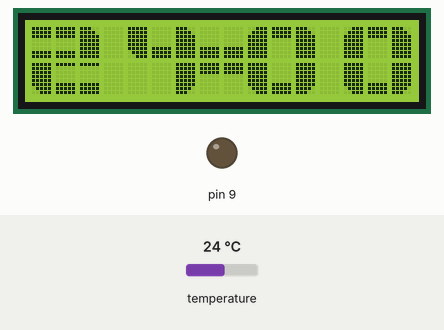
This sketch was run on a simulated Arduino Uno, built with avr-gcc and run on an emulated ATmega328P. Parts: 16×2 character LCD, output pins drawn as LEDs (lit = HIGH). The inputs (shaded band) are chosen by the test bench; at power-on: temperature 24 °C. EEPROM starts erased.

Above: at 1.0 s.
At 5.6 s:
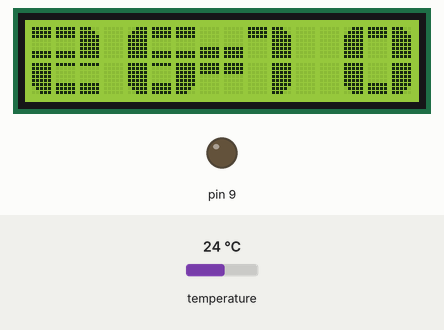
At 10.2 s:
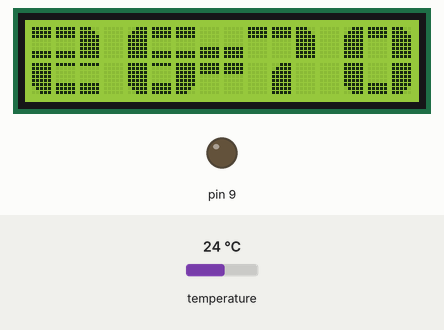
At 19.5 s:
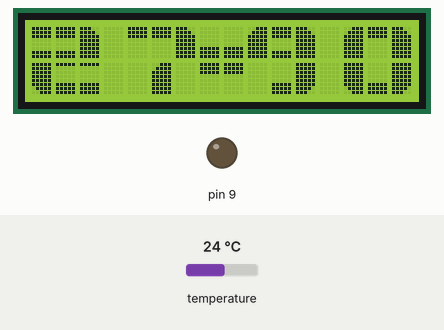
At 28.8 s:
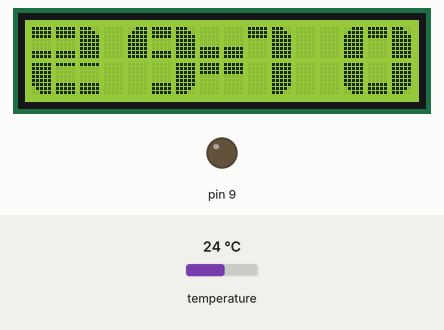
At 38.8 s:
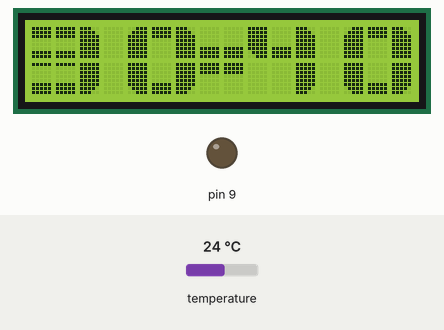

Measured:
- what the display in image 0 shows lasts 0.8 s, from 0.9 s to 1.7 s

The sketch:

temp_sensor.ino
```cpp
 /*
 * LCD RS pin to digital pin 12
 * LCD Enable pin to digital pin 11
 * LCD D4 pin to digital pin 5
 * LCD D5 pin to digital pin 4
 * LCD D6 pin to digital pin 3
 * LCD D7 pin to digital pin 2
 * LCD R/W pin to ground
 * LCD VSS pin to ground
 * LCD VCC pin to 5V
 * 10K resistor:
 * ends to +5V and ground
 * wiper to LCD VO pin (pin 3)
 *
 */

#include <OneWire.h>
#include <DallasTemperature.h>
#include <LiquidCrystal.h>

//zapis do pamieci
#include <EEPROM.h>

// initialize the interface pins
LiquidCrystal lcd(12, 11, 5, 4, 3, 2);

// the 8 arrays that form each segment of the custom numbers
byte LT[8] = {B00111, B01111, B11111, B11111, B11111, B11111, B11111, B11111};
byte UB[8] = {B11111, B11111, B11111, B00000, B00000, B00000, B00000, B00000};
byte RT[8] = {B11100, B11110, B11111, B11111, B11111, B11111, B11111, B11111};
byte LL[8] = {B11111, B11111, B11111, B11111, B11111, B11111, B01111, B00111};
byte LB[8] = {B00000, B00000, B00000, B00000, B00000, B11111, B11111, B11111};
byte LR[8] = {B11111, B11111, B11111, B11111, B11111, B11111, B11110, B11100};
byte UMB[8] = {B11111, B11111, B11111, B00000, B00000, B00000, B11111, B11111};
byte LMB[8] = {B11111, B00000, B00000, B00000, B00000, B11111, B11111, B11111};
byte CC[8] = {B00000, B00000, B00000, B00000, B00000, B01110, B01110, B01110};
int x = 0;

void custom0()
{
  lcd.setCursor(x, 0); lcd.write((byte)0); lcd.write(1); lcd.write(2); lcd.setCursor(x, 1); lcd.write(3); lcd.write(4); lcd.write(5);
}

void custom1()
{
  lcd.setCursor(x,0); lcd.write(1); lcd.write(2); lcd.setCursor(x+1,1); lcd.write(5);
}

void custom2()
{
  lcd.setCursor(x,0); lcd.write(6); lcd.write(6); lcd.write(2); lcd.setCursor(x, 1); lcd.write(3); lcd.write(7); lcd.write(7);
}

void custom3()
{
  lcd.setCursor(x,0); lcd.write(6); lcd.write(6); lcd.write(2); lcd.setCursor(x, 1); lcd.write(7); lcd.write(7); lcd.write(5);
}

void custom4()
{
  lcd.setCursor(x,0); lcd.write(3); lcd.write(4); lcd.write(2); lcd.setCursor(x+2, 1); lcd.write(5);
}

void custom5()
{
  lcd.setCursor(x,0); lcd.write((byte)0); lcd.write(6); lcd.write(6); lcd.setCursor(x, 1); lcd.write(7); lcd.write(7); lcd.write(5);
}

void custom6()
{
  lcd.setCursor(x,0); lcd.write((byte)0); lcd.write(6); lcd.write(6); lcd.setCursor(x, 1); lcd.write(3); lcd.write(7); lcd.write(5);
}

void custom7()
{
  lcd.setCursor(x,0); lcd.write(1); lcd.write(1); lcd.write(2); lcd.setCursor(x+1, 1); lcd.write((byte)0);
}

void custom8()
{
  lcd.setCursor(x,0); lcd.write((byte)0); lcd.write(6); lcd.write(2); lcd.setCursor(x, 1); lcd.write(3); lcd.write(7); lcd.write(5);
}

void custom9()
{
  lcd.setCursor(x,0); lcd.write((byte)0); lcd.write(6); lcd.write(2); lcd.setCursor(x+1, 1); lcd.write(4); lcd.write(5);
}
void customChar()
{
  lcd.setCursor(7,0); lcd.write(4);  lcd.write(4); lcd.setCursor(7,1); lcd.write(1); lcd.write(1);
}


void wirteLCD(int var)
{
  switch (var) {
    case 0:
        custom0();
      break;
    case 1:
        custom1();
      break;
    case 2:
        custom2();
      break;
    case 3:
        custom3();
      break;
    case 4:
        custom4();
      break;
    case 5:
        custom5();
      break;
    case 6:
        custom6();
      break;
    case 7:
        custom7();
      break;
    case 8:
        custom8();
      break;
    case 9:
        custom9();
      break;
  }
}

float temperature = 0;
float prevTemp = 0;
float tmax = 30;
unsigned long diodaTime = 0;
unsigned long lcdTime = 0;
bool trigger = false;
bool changeHour = true;
bool firstTime = true;

// dołączam przycisk
bool buttonStatusUP;
bool buttonStatusDOWN;
int buttonPinUP = 1;
int buttonPinDOWN = 0;
unsigned long timer = 0;

//zapis do pamieci
int addr = 0;

//cyfry na wyswietlaczu
int first = 0;
int second = 0;
int third = 0;
int fourth = 0;

// Data wire is plugged into port 2 on the Arduino
#define ONE_WIRE_BUS 8

// Setup a oneWire instance to communicate with any OneWire devices (not just Maxim/Dallas temperature ICs)
OneWire oneWire(ONE_WIRE_BUS);

// Pass our oneWire reference to Dallas Temperature.
DallasTemperature sensors(&oneWire);

void setup()
{
  // assignes each segment a write number
  lcd.createChar(0,LT);
  lcd.createChar(1,UB);
  lcd.createChar(2,RT);
  lcd.createChar(3,LL);
  lcd.createChar(4,LB);
  lcd.createChar(5,LR);
  lcd.createChar(6,UMB);
  lcd.createChar(7,LMB);

  // sets the LCD's rows and colums:
  lcd.begin(16, 2);

  Serial.begin(9600);
  // set up the LCD's number of columns and rows:
  lcd.begin(16, 2);
  pinMode(9, OUTPUT);

  //Dodaje przycisk
  pinMode(buttonPinUP, INPUT);
  pinMode(buttonPinDOWN, INPUT);

  //oczyt z pamieci
  tmax = EEPROM.read(addr);
}

bool isEqual(float var, float prev)
{
  return (var == prev);
}

void loop()
{
  sensors.requestTemperatures(); // Send the command to get temperatures
  temperature = sensors.getTempCByIndex(0);

  if(changeHour)
  {
    first = ( (String) (temperature * 100) ).substring(0, 1).toInt();
    second = ( (String) (temperature * 100) ).substring(1, 2).toInt();
    third = ( (String) (temperature * 100) ).substring(2, 3).toInt();
    fourth = ( (String) (temperature * 100) ).substring(3, 4).toInt();
  }

  if(((millis() - lcdTime > 1000 || firstTime) && !isEqual(temperature,prevTemp)) || !changeHour)
  {
   lcd.clear();  // clears the display
   customChar();
   x=0;
   wirteLCD(first);
   x = x + 4;
   wirteLCD(second);
   x = x + 5;
   wirteLCD(third);
   x = x + 4;
   wirteLCD(fourth);
   x=0;
   lcdTime = millis();
   firstTime = false;
   prevTemp = temperature;
   if(!changeHour)
   {
      changeHour = true;
      prevTemp = prevTemp + 1;
   }

  }

// delay(4000);  // delay 4 seconds


    if (temperature > tmax)
    {
      if(millis() - diodaTime > 500 && !trigger)
      {
        // wlaczenie diody
        digitalWrite(9, HIGH);
        diodaTime = millis();
        trigger = true;
      }

      if(millis() - diodaTime > 500 && trigger)
      {
        trigger = false;
        // wylaczenie diody
        digitalWrite(9, LOW);
        diodaTime = millis();
      }
    }
    else
    {
      digitalWrite(9, LOW);
      diodaTime = millis();
    }

  buttonStatusUP = digitalRead(buttonPinUP);
  buttonStatusDOWN = digitalRead(buttonPinDOWN);

  //dodawanie w góre
  if(buttonStatusUP == false)
  {
    if(millis() - timer > 200){
      timer = millis();
      tmax = tmax + 1;
    }

    first = ( (String) (tmax * 100) ).substring(0, 1).toInt();
    second = ( (String) (tmax * 100) ).substring(1, 2).toInt();
    third = ( (String) (tmax * 100) ).substring(2, 3).toInt();
    fourth = ( (String) (tmax * 100) ).substring(3, 4).toInt();
    changeHour = false;

  }

  //dodawanie w dół
    if(buttonStatusDOWN == false)
  {
    if(millis() - timer > 200){
      timer = millis();
      tmax = tmax - 1;
    }

    first = ( (String) (tmax * 100) ).substring(0, 1).toInt();
    second = ( (String) (tmax * 100) ).substring(1, 2).toInt();
    third = ( (String) (tmax * 100) ).substring(2, 3).toInt();
    fourth = ( (String) (tmax * 100) ).substring(3, 4).toInt();
    changeHour = false;

  }


  //zapis do pamieci
  EEPROM.write(addr,tmax);
}
```
